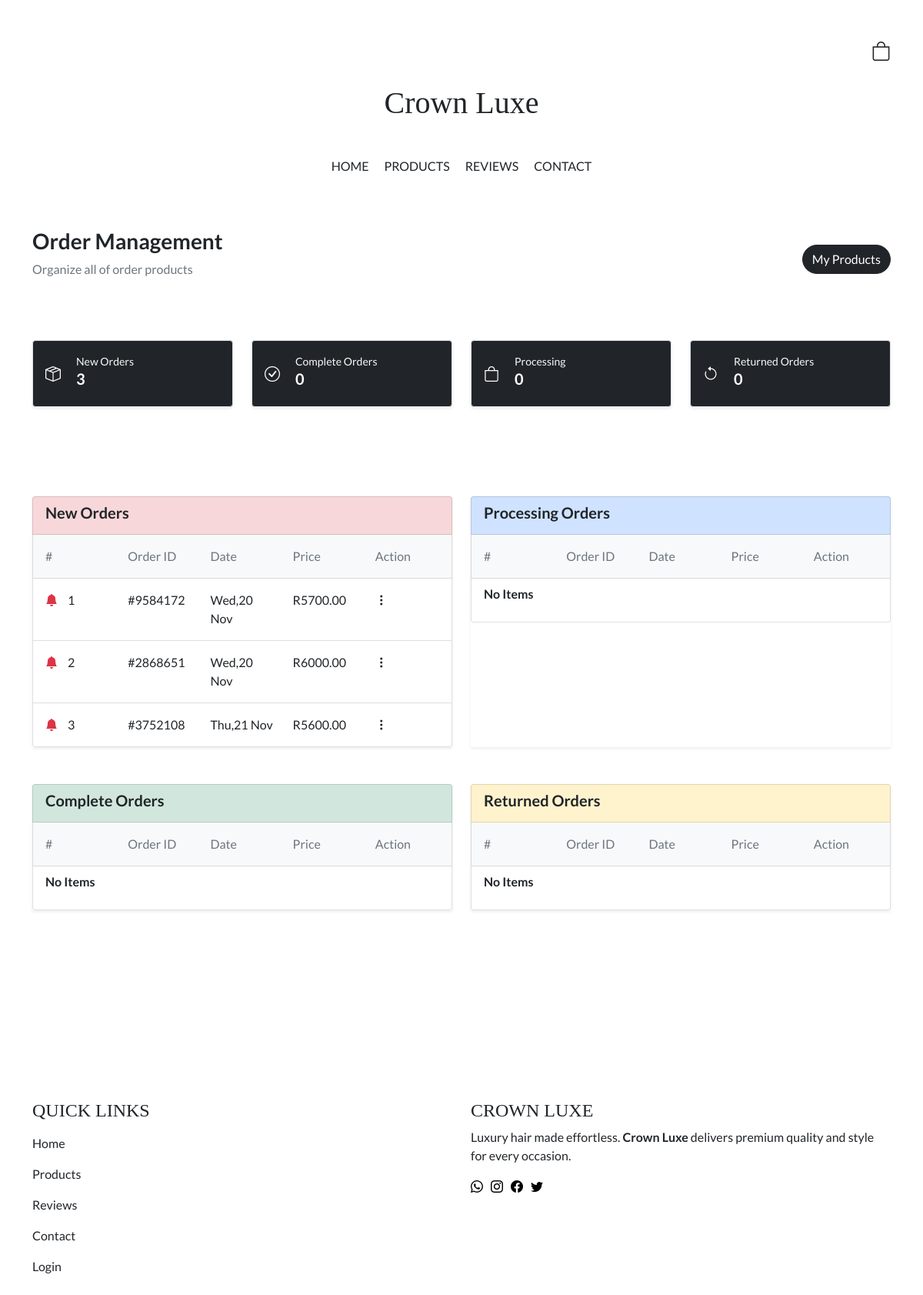
The app's page /dashboard/dashboard, older data.
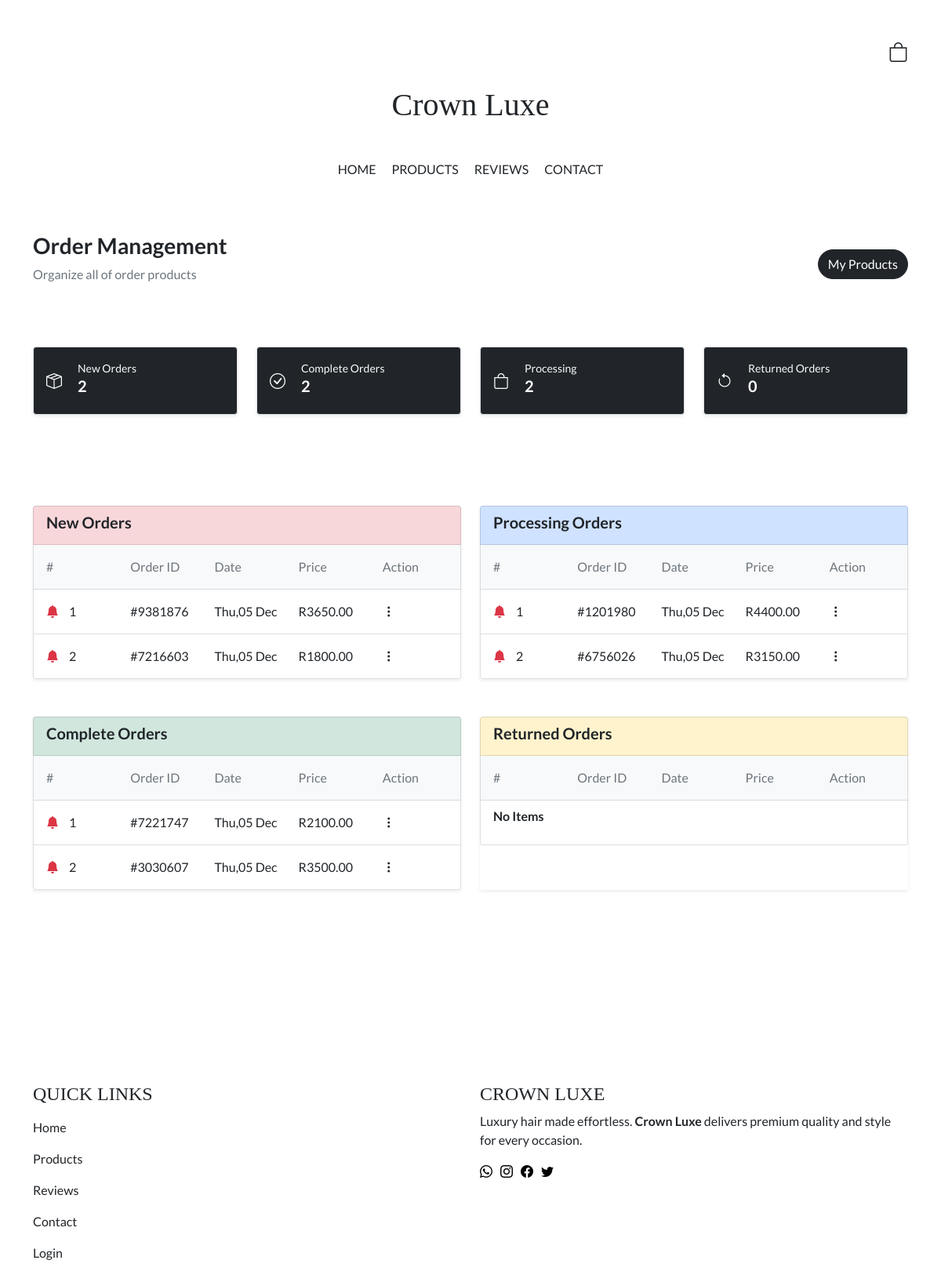
The same page, newer data.
### cart/models.py (models this page shows, shortened)
class CustomerOrderModel(models.Model):
    ORDER_CHOICES = [
        ('Order', 'Order'),
        ('Purchased', 'Purchased'),
        ('Pending', 'Pending'),
        ('returned', 'returned'),
        ('Complete', 'Complete'),
        ('Delivered', 'Delivered'),
        ('Cancelled', 'Cancelled'),
    ]
    reference = models.CharField(max_length=500, null=True, blank=True)
    current_user = models.CharField(max_length=1000, null=True, blank=True)
    full_name = models.CharField(max_length=200,null=True)
    email = models.CharField(max_length=200,null=True)
    phone_number = models.CharField(max_length=50,null=True)
    street = models.CharField(max_length=200,null=True)
    city = models.CharField(max_length=200,null=True)
    province = models.CharField(max_length=200,null=True)
    postal_code = models.CharField(max_length=200,null=True)
    customer_items = models.ManyToManyField(
        CartItemsModel, blank=True, default=None, related_name='customer_items')
    total = models.DecimalField(
        max_digits=30, decimal_places=2, null=True, blank=True)
    status = models.CharField(max_length=1000, null=True, blank=True, default='Oder', choices=ORDER_CHOICES)
    updated_at = models.DateTimeField(auto_now=True)
    date_created = models.DateTimeField(auto_now_add=True, null=True)

### dashboard/views.py (the view)
# urls.py: path('dashboard',views.DashboardView,name='dashboard'),
def DashboardView(request):
    orders = CustomerOrderModel.objects.all().order_by('-date_created')
    new_orders = CustomerOrderModel.objects.filter(status = 'Order')
    process_orders = CustomerOrderModel.objects.filter(status = 'processing')
    complete_orders = CustomerOrderModel.objects.filter(status = 'Complete')
    returned_orders = CustomerOrderModel.objects.filter(status = 'returned')
    all_orders = orders.count()
    orders_count = new_orders.count()
    complete_count = complete_orders.count()
    returned_count = returned_orders.count()
    processing_count = process_orders.count()
    if request.method == 'POST' and 'update_order' in request.POST:
        orderID = request.POST.get('orderID')
        update_order = CustomerOrderModel.objects.get(id = orderID)
        update_order.status = request.POST.get('updatedStatus')
        update_order.save()
        return redirect('dashboard')
    context = {
        "orders": orders,
        "new_orders" : new_orders,
        "process_orders" : process_orders,
        "complete_orders" : complete_orders,
        "returned_orders" : returned_orders,
        "all_orders" : all_orders,
        "complete_count" : complete_count,
        "returned_count" : returned_count,
        "processing_count" : processing_count,
        "orders_count" : orders_count
    }
    return render(request,'dashboard/dashboard.html',context)

### client/context_processors.py (called while the page is built)
def user_uuid_context_processor(request):
    if request.method == 'POST' and 'submit_user_uuid' in request.POST:
        user_UUID = request.POST.get('user_UUID')
        if user_UUID:
            return {'user_UUID': user_UUID}
    return {}

### dashboard/templates/dashboard/dashboard.html (shortened to what the changed rows need)
{% extends 'client/base.html' %}
{% load static %}
{% block content %}
<section class="container mt-5">
  <div class="row">
    <div class="col-12 col-md-3 mb-3">
      <div class="border p-3 shadow-sm rounded bg-dark">
        <div class="d-flex align-items-center">
          <div>
            <p class="mb-0 status_title text-light">New Orders</p>
            <h5 class="fw-bold text-white">{{orders_count}}</h5>
          </div>
        </div>
      </div>
    </div>
    <div class="col-12 col-md-3 mb-3">
      <div class="border p-3 shadow-sm rounded bg-dark">
        <div class="d-flex align-items-center">
          <div>
            <p class="mb-0 status_title text-light">Complete Orders</p>
            <h5 class="fw-bold text-white">{{complete_count}}</h5>
          </div>
        </div>
      </div>
    </div>
    <div class="col-12 col-md-3 mb-3">
      <div class="border p-3 shadow-sm rounded bg-dark">
        <div class="d-flex align-items-center">
          <div>
            <p class="mb-0 status_title text-light">Processing</p>
            <h5 class="fw-bold text-white">{{processing_count}}</h5>
          </div>
        </div>
      </div>
    </div>
  </div>
</section>
<section class="container" style="margin-top: 100px">
  <div class="row">
    <div class="col-12 col-lg-6 mb-5">
      <div class="shadow-sm rounded-0 h-100">
        <ul class="list-group">
          {% for data in new_orders %}
          <li class="list-group-item py-3">
            <a href="{% url 'order-view' data.id %}">
              <div class="row">
                <div class="col d-none d-md-block">
                  <p class="mb-0">
                    <i
                      class="bi bi-bell-fill text-danger"
                      style="margin-right: 10px"
                    ></i>
                    {{ forloop.counter }}
                  </p>
                </div>
                <div class="col">
                  <p class="mb-0">#{{data.reference}}</p>
                </div>
                <div class="col">
                  <p class="mb-0">{{data.date_created|date:"D,d M"}}</p>
                </div>
                <div class="col">
                  <p class="mb-0">R{{data.total}}</p>
                </div>
                <div class="col d-none d-md-block">
                  <i class="bi bi-three-dots-vertical view_item_icon"></i>
                </div>
              </div>
            </a>
          </li>
          {% empty %}
          <li class="list-group-item">
            <p class="fw-bold">No Items</p>
          </li>
          {% endfor %}
        </ul>
      </div>
    </div>
    <div class="col-12 col-lg-6 mb-5">
      <div class="shadow-sm rounded-0 h-100">
        <ul class="list-group">
          {% for data in process_orders %}
          <li class="list-group-item py-3">
            <a href="{% url 'order-view' data.id %}">
              <div class="row">
                <div class="col d-none d-md-block">
                  <p class="mb-0">
                    <i
                      class="bi bi-bell-fill text-danger"
                      style="margin-right: 10px"
                    ></i>
                    {{ forloop.counter }}
                  </p>
                </div>
                <div class="col">
                  <p class="mb-0">#{{data.reference}}</p>
                </div>
                <div class="col">
                  <p class="mb-0">{{data.date_created|date:"D,d M"}}</p>
                </div>
                <div class="col">
                  <p class="mb-0">R{{data.total}}</p>
                </div>
                <div class="col d-none d-md-block">
                  <i class="bi bi-three-dots-vertical view_item_icon"></i>
                </div>
              </div>
            </a>
          </li>
          {% empty %}
          <li class="list-group-item">
            <p class="fw-bold">No Items</p>
          </li>
          {% endfor %}
        </ul>
      </div>
    </div>
    <div class="col-12 col-lg-6 mb-5">
      <div class="shadow-sm rounded-0 h-100">
        <ul class="list-group">
          {% for data in complete_orders %}
          <li class="list-group-item py-3">
            <a href="{% url 'order-view' data.id %}">
              <div class="row">
                <div class="col d-none d-md-block">
                  <p class="mb-0">
                    <i
                      class="bi bi-bell-fill text-danger"
                      style="margin-right: 10px"
                    ></i>
                    {{ forloop.counter }}
                  </p>
                </div>
                <div class="col">
                  <p class="mb-0">#{{data.reference}}</p>
                </div>
                <div class="col">
                  <p class="mb-0">{{data.date_created|date:"D,d M"}}</p>
                </div>
                <div class="col">
                  <p class="mb-0">R{{data.total}}</p>
                </div>
                <div class="col d-none d-md-block">
                  <i class="bi bi-three-dots-vertical view_item_icon"></i>
                </div>
              </div>
            </a>
          </li>
          {% empty %}
          <li class="list-group-item">
            <p class="fw-bold">No Items</p>
          </li>
          {% endfor %}
        </ul>
      </div>
    </div>
  </div>
</section>
{% endblock %}

Row changes from the older to the newer data that the page shows:
removed CustomerOrderModel: reference "9584172", date_created "Wed,20 Nov", total "5700.00", shown under "New Orders"
removed CustomerOrderModel: reference "2868651", date_created "Wed,20 Nov", total "6000.00", shown under "New Orders"
removed CustomerOrderModel: reference "3752108", date_created "Thu,21 Nov", total "5600.00", shown under "New Orders"
added CustomerOrderModel: reference "9381876", date_created "Thu,05 Dec", total "3650.00", shown under "New Orders"
added CustomerOrderModel: reference "7216603", date_created "Thu,05 Dec", total "1800.00", shown under "New Orders"
added CustomerOrderModel: reference "1201980", date_created "Thu,05 Dec", total "4400.00", shown under "Processing Orders"
added CustomerOrderModel: reference "6756026", date_created "Thu,05 Dec", total "3150.00", shown under "Processing Orders"
added CustomerOrderModel: reference "7221747", date_created "Thu,05 Dec", total "2100.00", shown under "Complete Orders"
added CustomerOrderModel: reference "3030607", date_created "Thu,05 Dec", total "3500.00", shown under "Complete Orders"
Text that changed along with them:
{{ orders_count }}: "3" → "2"
{{ complete_count }}: "0" → "2"
{{ processing_count }}: "0" → "2"
text no longer shown: "No Items No Items"
